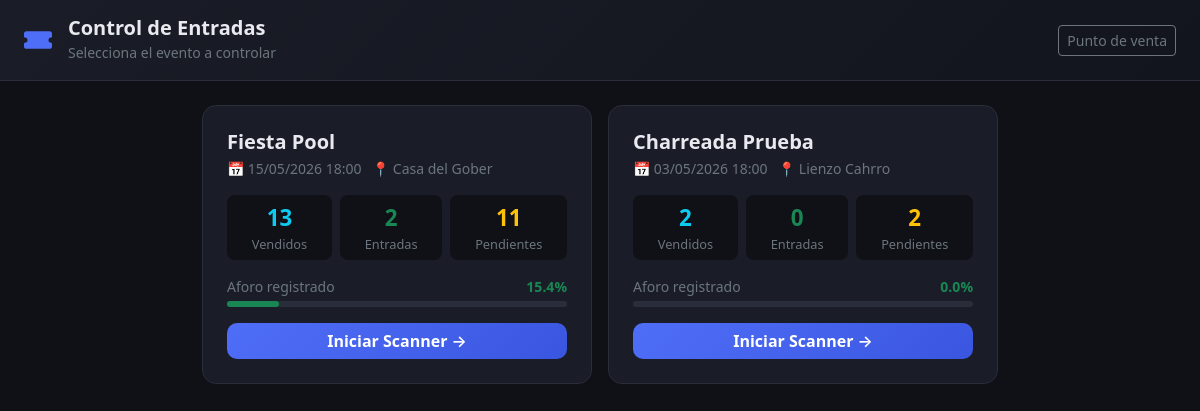
/scanner/ (signed in), run on the app's committed database.
### evente/models.py (models this page shows, shortened)
class Event(models.Model):
    name = models.CharField(max_length=200, verbose_name='Nombre')
    description = models.TextField(blank=True, verbose_name='Descripción')
    date = models.DateTimeField(verbose_name='Fecha y hora')
    venue = models.CharField(max_length=200, verbose_name='Lugar')
    total_capacity = models.PositiveIntegerField(verbose_name='Capacidad total')
    is_active = models.BooleanField(default=True, verbose_name='Activo')
    created_at = models.DateTimeField(auto_now_add=True)
    class Meta:
        verbose_name = 'Evento'
        verbose_name_plural = 'Eventos'
        ordering = ['-date']

### entry_scanner/views.py (the view)
# urls.py: path('', views.scanner_index, name='index'),
@login_required
def scanner_index(request):
    events = Event.objects.filter(is_active=True).prefetch_related('ticket_types')
    events_data = []
    for event in events:
        sold = sum(tt.sold_quantity for tt in event.ticket_types.all())
        entries = TicketEntry.objects.filter(ticket__sale__event=event).count()
        pct = round((entries / sold * 100), 1) if sold else 0
        events_data.append({
            'event': event,
            'sold': sold,
            'entries': entries,
            'pending': sold - entries,
            'entry_pct': pct,
        })
    return render(request, 'entry_scanner/index.html', {'events_data': events_data})

### entry_scanner/templates/entry_scanner/index.html (shortened to what this page needs)
<!DOCTYPE html>
<html lang="es">
<head>
  <link href="https://cdn.jsdelivr.net/npm/bootstrap@5.3.3/dist/css/bootstrap.min.css" rel="stylesheet">
</head>
<body>
<div class="topbar d-flex align-items-center gap-3">
  <div>
    <h1 class="h5 mb-0 fw-bold">Control de Entradas</h1>
    <small class="text-secondary">Selecciona el evento a controlar</small>
  </div>
  <a href="/pos/" class="btn btn-sm btn-outline-secondary ms-auto">Punto de venta</a>
</div>
<div class="container py-4" style="max-width:820px;">
  {% if not events_data %}
    <div class="text-center empty-state py-5">
      <div style="font-size:3rem;">🎭</div>
      <p class="mt-3">No hay eventos activos en este momento.</p>
      <a href="/admin/evente/event/add/" class="btn btn-outline-primary btn-sm">Crear evento</a>
    </div>
  {% else %}
    <div class="row g-3">
      {% for ed in events_data %}
      <div class="col-12 col-md-6">
        <div class="event-card p-4 h-100 d-flex flex-column">
          <div class="mb-3">
            <h5 class="fw-bold mb-1" style="color:#e8eaf0;">{{ ed.event.name }}</h5>
            <p class="text-secondary small mb-0">
              📅 {{ ed.event.date|date:"d/m/Y H:i" }}&ensp;
              📍 {{ ed.event.venue }}
            </p>
          </div>
          <div class="d-flex gap-2 mb-3 flex-wrap">
            <div class="stat-pill flex-fill text-center">
              <span class="val text-info">{{ ed.sold }}</span>
              <span class="text-secondary">Vendidos</span>
            </div>
            <div class="stat-pill flex-fill text-center">
              <span class="val text-success">{{ ed.entries }}</span>
              <span class="text-secondary">Entradas</span>
            </div>
            <div class="stat-pill flex-fill text-center">
              <span class="val text-warning">{{ ed.pending }}</span>
              <span class="text-secondary">Pendientes</span>
            </div>
          </div>
          <div class="mb-3">
            <div class="d-flex justify-content-between small text-secondary mb-1">
              <span>Aforo registrado</span>
              <span class="fw-bold {% if ed.entry_pct >= 90 %}text-danger{% elif ed.entry_pct >= 60 %}text-warning{% else %}text-success{% endif %}">
                {{ ed.entry_pct }}%
              </span>
            </div>
            <div class="bar-track">
              <div class="bar-fill {% if ed.entry_pct >= 90 %}bg-danger{% elif ed.entry_pct >= 60 %}bg-warning{% else %}bg-success{% endif %}"
                   style="width:{{ ed.entry_pct }}%"></div>
            </div>
          </div>
          <a href="{% url 'scanner:scan' ed.event.pk %}" class="btn btn-scan mt-auto w-100">
            Iniciar Scanner →
          </a>
        </div>
      </div>
      {% endfor %}
    </div>
  {% endif %}
</div>
</body>
</html>

### entry_scanner/templates/entry_scanner/index.html (style rules this page uses)
body { background: #0f1117; color: #e8eaf0; min-height: 100vh; }
.topbar { background: linear-gradient(135deg, #1a1d27, #12151e); border-bottom: 1px solid #2a2d3a; padding: 1rem 1.5rem; }
.event-card { background: #1a1d27; border: 1px solid #2a2d3a; border-radius: 14px; transition: border-color .2s, transform .15s; }
.stat-pill { background: #0f1117; border-radius: 8px; padding: 6px 14px; font-size: .8rem; }
.stat-pill .val { font-size: 1.4rem; font-weight: 700; display: block; }
.bar-track { background: #2a2d3a; border-radius: 4px; height: 6px; }
.bar-fill { border-radius: 4px; height: 6px; transition: width .6s; }
.btn-scan { background: linear-gradient(135deg, #4f6ef7, #3a56e0); border: none; color: #fff; font-weight: 600; border-radius: 10px; }

### data on the page
Event: event.name "Fiesta Pool", event "15/05/2026 18:00", event.venue "Casa del Gober", sold "13", entries "2", pending "11", entry_pct "15.4"
Event: event.name "Charreada Prueba", event "03/05/2026 18:00", event.venue "Lienzo Cahrro", sold "2", entries "0", pending "2", entry_pct "0.0"
